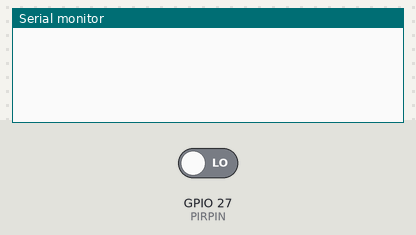
A sketch run on a simulated ESP32. Shown: the last lines printed to the serial monitor. The inputs (shaded band) are chosen by the test bench; at power-on: GPIO 27 (PIRPIN) LOW. WiFi joins after 1.5 s; servers stay silent unless stated.

Above: at 3.0 s.
3.1 s: GPIO 27 (PIRPIN) driven HIGH
At 3.5 s:
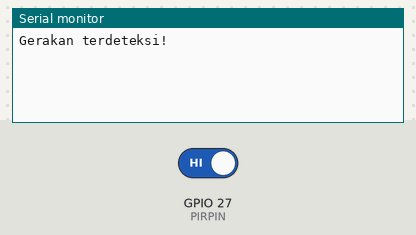
4.6 s: GPIO 27 (PIRPIN) driven LOW
At 5.9 s:
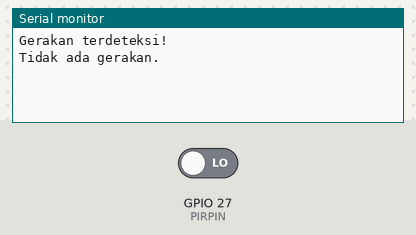

Measured:
- after the input at 3.1 s, the serial monitor: prints a new line at once (image 1)
- after the input at 4.6 s, the serial monitor: prints a new line at once (image 2)

The sketch:

pir_security_alert.ino
```cpp
#define BLYNK_PRINT Serial
#define BLYNK_TEMPLATE_ID "YOUR_TEMPLATE_ID"
#define BLYNK_DEVICE_NAME "Security Alert"
#define BLYNK_AUTH_TOKEN "YOUR_BLYNK_AUTH_TOKEN"

#include <WiFi.h>
#include <BlynkSimpleEsp32.h>

char auth[] = BLYNK_AUTH_TOKEN;
char ssid[] = "YOUR_WIFI_SSID";
char pass[] = "YOUR_WIFI_PASSWORD";

#define PIRPIN 27

int pirState = LOW;
int val = 0;

BLYNK_WRITE(V1)
{
  int pinValue = param.asInt();
  if (pinValue == 1) {
    Blynk.logEvent("motion_detected", "Gerakan terdeteksi di ruangan!");
  }
}

void setup()
{
  Serial.begin(115200);
  pinMode(PIRPIN, INPUT);
  Blynk.begin(auth, ssid, pass);
}

void loop()
{
  val = digitalRead(PIRPIN);
  if (val == HIGH) {
    if (pirState == LOW) {
      Serial.println("Gerakan terdeteksi!");
      Blynk.logEvent("motion_detected", "Gerakan terdeteksi di ruangan!");
      pirState = HIGH;
    }
  } else {
    if (pirState == HIGH) {
      Serial.println("Tidak ada gerakan.");
      pirState = LOW;
    }
  }
  Blynk.run();
}
```
